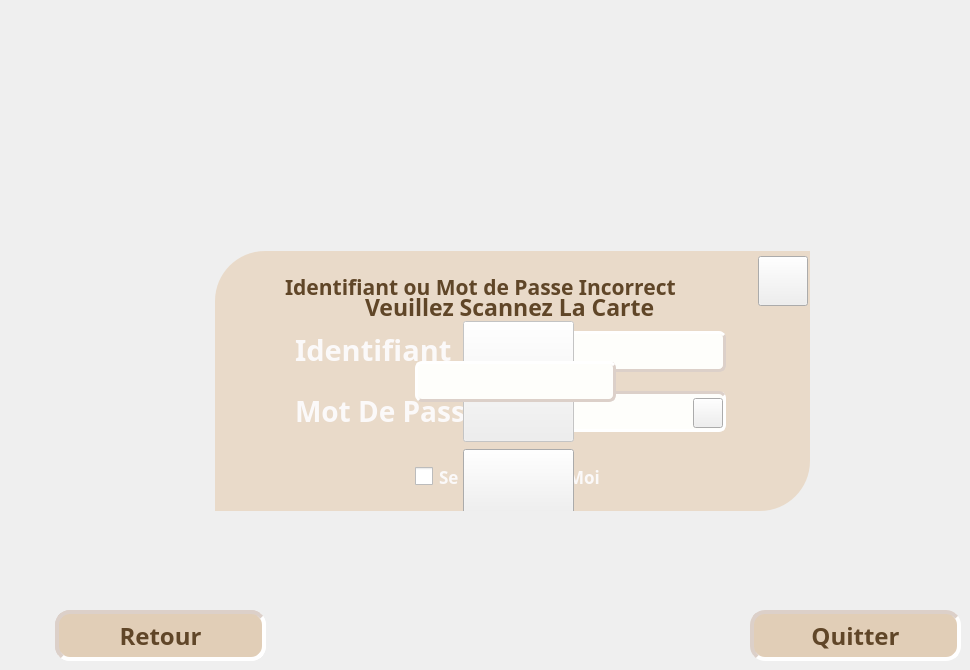
      <widget class="QWidget" name="login">
       <property name="styleSheet">
        <string notr="true">#login{ background: #fbf9f9;}
#imagesdf{ border-image: url(:/images/1.png);}
#couple1{border-image: url(:/images/couple1.png);}
#logo{border-image: url(:/images/ahminy.png);}
#couple3{border-image: url(:/images/couple3.png);}

#framelogin{ background: #e9dac9; border-top-left-radius: 50px;   border-bottom-right-radius: 50px; }
#warninglogin{color: #604628; text-align: center;}
#rfidlogin{color: #604628; }
#usernameL{color:#fbf9f9;}
#passwordL{color:#fbf9f9;}
#username{
color: #604628;
font-weight: bold;
font-size: 15px;
border: 3px outset #dcd0c9 ;
border-radius: 7px;
background: #fefefb;
selection-background-color: #ededed;
selection-color: #4a361f;
}
#username:hover{
border: 3px inset #dcd0c9;
background: #fafaeb;
}
#coderfid{
color: #604628;
font-weight: bold;
font-size: 15px;
border: 3px outset #dcd0c9 ;
border-radius: 7px;
background: #fefefb;
selection-background-color: #ededed;
selection-color: #4a361f;
}
#coderfid:hover{
border: 3px inset #dcd0c9;
background: #fafaeb;
}
#password{
color: #604628;
font-weight: bold;
font-size: 15px;
border: 3px inset #dcd0c9;
border-radius: 7px;
background: #fefefb;
selection-background-color: #ededed;
selection-color: #4a361f;
}
#password:hover{
border: 3px outset #dcd0c9;
background: #fafaeb;}
#showpswd{border-image:url(:/images/hideL.png) ;}
#showpswd:pressed{border-image:url(:/images/showL2.png) ;}

#sesouvenirdemoi{color:#fbf9f9;font-weight: bold;}
#sesouvenirdemoi::indicator {
    width: 18px;
    height: 18px;
}
#sesouvenirdemoi::indicator::checked{border-image: url(:/images/checked.png);}
#cartelogin{border-image:url(:/images/cartelogin1.png) ;}
#cartelogin:hover{border-image:url(:/images/cartelogin2.png) ;}
#cartelogin:pressed{border-image:url(:/images/cartelogin1.png) ;}
#quitlogin{
color: #604628;
border: 4px inset #dcd0c9;
border-radius: 15px;
background: #e1ceb7;
}
#quitlogin:hover{
border: 4px outset #dcd0c9;
background:#dac1a5;
}
#quitlogin:pressed{
border: 4px inset #dcd0c9;
background: #d3b593;
}
#confirm{
color: #604628;
border: 4px inset #dcd0c9;
border-radius: 15px;
background: #e1ceb7;
}
#confirm:hover{
border: 4px outset #dcd0c9;
background: #dac1a5;
}
#confirm:pressed{
border: 4px outset #dcd0c9;
background: #d3b593;
}
#retour{
color: #604628;
border: 4px inset #dcd0c9;
border-radius: 15px;
background: #e1ceb7;
}
#retour:hover{
border: 4px outset #dcd0c9;
background: #dac1a5;
}
#retour:pressed{
border: 4px outset #dcd0c9;
background: #d3b593;
}
#lancerlescanlogin{
border-image: url(:/images/suivantrfid1.png);
}
#lancerlescanlogin:hover{
border-image: url(:/images/suivantrfid2.png);
}
#lancerlescanlogin:pressed{
border-image: url(:/images/suivantrfid1.png);
}
#iconrfidlogin{
border-image: url(:/images/rfidlogin.png);
}
</string>
       </property>
       <attribute name="title">
        <string>login</string>
       </attribute>
       <widget class="QFrame" name="framelogin">
        <property name="geometry">
         <rect>
          <x>215</x>
          <y>251</y>
          <width>595</width>
          <height>260</height>
         </rect>
        </property>
        <property name="styleSheet">
         <string notr="true"/>
        </property>
        <property name="frameShape">
         <enum>QFrame::StyledPanel</enum>
        </property>
        <property name="frameShadow">
         <enum>QFrame::Raised</enum>
        </property>
        <widget class="QLineEdit" name="password">
         <property name="geometry">
          <rect>
           <x>310</x>
           <y>140</y>
           <width>201</width>
           <height>41</height>
          </rect>
         </property>
         <property name="font">
          <font>
           <pointsize>-1</pointsize>
           <weight>75</weight>
           <bold>true</bold>
          </font>
         </property>
         <property name="echoMode">
          <enum>QLineEdit::Password</enum>
         </property>
        </widget>
        <widget class="QLineEdit" name="username">
         <property name="geometry">
          <rect>
           <x>310</x>
           <y>80</y>
           <width>201</width>
           <height>41</height>
          </rect>
         </property>
        </widget>
        <widget class="QLabel" name="passwordL">
         <property name="geometry">
          <rect>
           <x>80</x>
           <y>145</y>
           <width>231</width>
           <height>31</height>
          </rect>
         </property>
         <property name="font">
          <font>
           <family>Bell MT</family>
           <pointsize>21</pointsize>
           <weight>75</weight>
           <bold>true</bold>
          </font>
         </property>
         <property name="text">
          <string>Mot De Passe</string>
         </property>
        </widget>
        <widget class="QLabel" name="usernameL">
         <property name="geometry">
          <rect>
           <x>80</x>
           <y>83</y>
           <width>231</width>
           <height>31</height>
          </rect>
         </property>
         <property name="font">
          <font>
           <family>Bell MT</family>
           <pointsize>22</pointsize>
           <weight>75</weight>
           <bold>true</bold>
          </font>
         </property>
         <property name="text">
          <string>Identifiant</string>
         </property>
        </widget>
        <widget class="QPushButton" name="showpswd">
         <property name="geometry">
          <rect>
           <x>478</x>
           <y>147</y>
           <width>30</width>
           <height>30</height>
          </rect>
         </property>
         <property name="text">
          <string/>
         </property>
        </widget>
        <widget class="QCheckBox" name="sesouvenirdemoi">
         <property name="geometry">
          <rect>
           <x>200</x>
           <y>200</y>
           <width>221</width>
           <height>51</height>
          </rect>
         </property>
         <property name="font">
          <font>
           <family>Bell MT</family>
           <pointsize>13</pointsize>
           <weight>75</weight>
           <bold>true</bold>
          </font>
         </property>
         <property name="styleSheet">
          <string notr="true"/>
         </property>
         <property name="text">
          <string>Se souvenir De Moi</string>
         </property>
        </widget>
        <widget class="QLabel" name="warninglogin">
         <property name="geometry">
          <rect>
           <x>70</x>
           <y>20</y>
           <width>451</width>
           <height>31</height>
          </rect>
         </property>
         <property name="font">
          <font>
           <family>Bell MT</family>
           <pointsize>16</pointsize>
           <weight>75</weight>
           <bold>true</bold>
          </font>
         </property>
         <property name="text">
          <string>Identifiant ou Mot de Passe Incorrect</string>
         </property>
        </widget>
        <widget class="QPushButton" name="cartelogin">
         <property name="geometry">
          <rect>
           <x>543</x>
           <y>5</y>
           <width>50</width>
           <height>50</height>
          </rect>
         </property>
         <property name="toolTip">
          <string>Authentification par carte</string>
         </property>
         <property name="whatsThis">
          <string/>
         </property>
         <property name="text">
          <string/>
         </property>
        </widget>
        <widget class="QLabel" name="rfidlogin">
         <property name="geometry">
          <rect>
           <x>150</x>
           <y>30</y>
           <width>321</width>
           <height>51</height>
          </rect>
         </property>
         <property name="font">
          <font>
           <family>Bell MT</family>
           <pointsize>17</pointsize>
           <weight>75</weight>
           <bold>true</bold>
          </font>
         </property>
         <property name="text">
          <string>Veuillez Scannez La Carte</string>
         </property>
        </widget>
        <widget class="QPushButton" name="iconrfidlogin">
         <property name="enabled">
          <bool>false</bool>
         </property>
         <property name="geometry">
          <rect>
           <x>248</x>
           <y>70</y>
           <width>111</width>
           <height>121</height>
          </rect>
         </property>
         <property name="text">
          <string/>
         </property>
        </widget>
        <widget class="QPushButton" name="lancerlescanlogin">
         <property name="geometry">
          <rect>
           <x>248</x>
           <y>198</y>
           <width>111</width>
           <height>70</height>
          </rect>
         </property>
         <property name="font">
          <font>
           <family>Bell MT</family>
           <pointsize>12</pointsize>
           <weight>75</weight>
           <bold>true</bold>
          </font>
         </property>
         <property name="text">
          <string/>
         </property>
         <property name="icon">
          <iconset>
           <normaloff>:/Downloads/icons8-utilisateur-femme.gif</normaloff>:/Downloads/icons8-utilisateur-femme.gif</iconset>
         </property>
         <property name="iconSize">
          <size>
           <width>60</width>
           <height>60</height>
          </size>
         </property>
        </widget>
        <widget class="QLineEdit" name="coderfid">
         <property name="geometry">
          <rect>
           <x>200</x>
           <y>110</y>
           <width>201</width>
           <height>41</height>
          </rect>
         </property>
        </widget>
       </widget>
       <widget class="QWidget" name="couple1" native="true">
        <property name="geometry">
         <rect>
          <x>60</x>
          <y>390</y>
          <width>201</width>
          <height>231</height>
         </rect>
        </property>
       </widget>
       <widget class="QWidget" name="logo" native="true">
        <property name="geometry">
         <rect>
          <x>380</x>
          <y>20</y>
          <width>301</width>
          <height>221</height>
         </rect>
        </property>
       </widget>
       <widget class="QWidget" name="couple3" native="true">
        <property name="geometry">
         <rect>
          <x>760</x>
          <y>390</y>
          <width>201</width>
          <height>231</height>
         </rect>
        </property>
       </widget>
       <widget class="QPushButton" name="quitlogin">
        <property name="geometry">
         <rect>
          <x>750</x>
          <y>610</y>
          <width>211</width>
          <height>51</height>
         </rect>
        </property>
        <property name="font">
         <font>
          <family>Bell MT</family>
          <pointsize>18</pointsize>
          <weight>75</weight>
          <bold>true</bold>
          <kerning>true</kerning>
         </font>
        </property>
        <property name="text">
         <string>Quitter</string>
        </property>
       </widget>
       <widget class="QPushButton" name="confirm">
        <property name="geometry">
         <rect>
          <x>55</x>
          <y>610</y>
          <width>211</width>
          <height>51</height>
         </rect>
        </property>
        <property name="font">
         <font>
          <family>Bell MT</family>
          <pointsize>18</pointsize>
          <weight>75</weight>
          <bold>true</bold>
          <kerning>true</kerning>
         </font>
        </property>
        <property name="text">
         <string>Confirmer</string>
        </property>
       </widget>
       <widget class="QPushButton" name="retour">
        <property name="geometry">
         <rect>
          <x>55</x>
          <y>610</y>
          <width>211</width>
          <height>51</height>
         </rect>
        </property>
        <property name="font">
         <font>
          <family>Bell MT</family>
          <pointsize>18</pointsize>
          <weight>75</weight>
          <bold>true</bold>
          <kerning>true</kerning>
         </font>
        </property>
        <property name="text">
         <string>Retour</string>
        </property>
       </widget>
       <zorder>framelogin</zorder>
       <zorder>logo</zorder>
       <zorder>quitlogin</zorder>
       <zorder>couple3</zorder>
       <zorder>confirm</zorder>
       <zorder>couple1</zorder>
       <zorder>retour</zorder>
      </widget>
